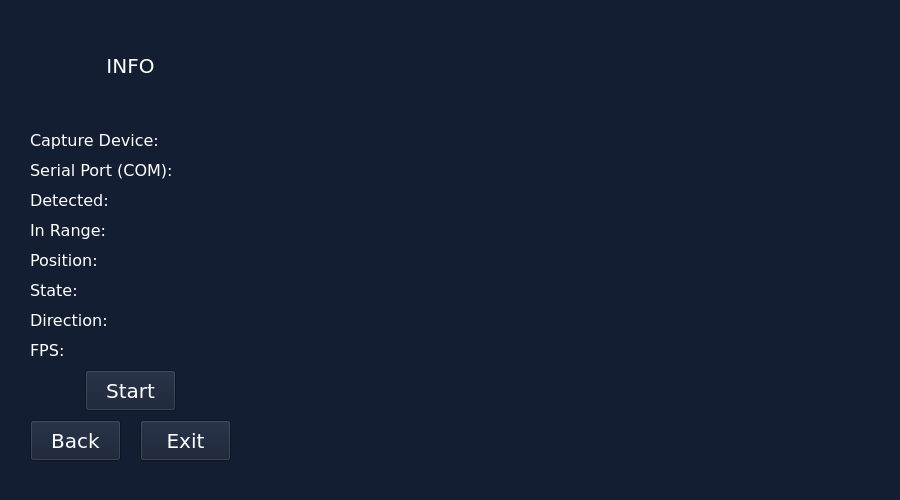
<?xml version="1.0" encoding="UTF-8"?>
<ui version="4.0">
 <class>Form</class>
 <widget class="QWidget" name="Form">
  <property name="geometry">
   <rect>
    <x>0</x>
    <y>0</y>
    <width>900</width>
    <height>500</height>
   </rect>
  </property>
  <property name="minimumSize">
   <size>
    <width>900</width>
    <height>500</height>
   </size>
  </property>
  <property name="maximumSize">
   <size>
    <width>900</width>
    <height>500</height>
   </size>
  </property>
  <property name="windowTitle">
   <string>Form</string>
  </property>
  <property name="styleSheet">
   <string notr="true">background-color: rgb(20, 30, 50);
color: white;</string>
  </property>
  <widget class="QPushButton" name="back_button">
   <property name="geometry">
    <rect>
     <x>30</x>
     <y>420</y>
     <width>91</width>
     <height>41</height>
    </rect>
   </property>
   <property name="font">
    <font>
     <family>Verdana</family>
     <pointsize>15</pointsize>
    </font>
   </property>
   <property name="text">
    <string>Back</string>
   </property>
  </widget>
  <widget class="QPushButton" name="exit_button">
   <property name="geometry">
    <rect>
     <x>140</x>
     <y>420</y>
     <width>91</width>
     <height>41</height>
    </rect>
   </property>
   <property name="font">
    <font>
     <family>Verdana</family>
     <pointsize>15</pointsize>
    </font>
   </property>
   <property name="text">
    <string>Exit</string>
   </property>
  </widget>
  <widget class="QLabel" name="info_label">
   <property name="geometry">
    <rect>
     <x>30</x>
     <y>50</y>
     <width>201</width>
     <height>31</height>
    </rect>
   </property>
   <property name="font">
    <font>
     <family>Verdana</family>
     <pointsize>15</pointsize>
    </font>
   </property>
   <property name="text">
    <string>INFO</string>
   </property>
   <property name="alignment">
    <set>Qt::AlignCenter</set>
   </property>
  </widget>
  <widget class="QLabel" name="capture_device_label">
   <property name="geometry">
    <rect>
     <x>30</x>
     <y>130</y>
     <width>150</width>
     <height>20</height>
    </rect>
   </property>
   <property name="font">
    <font>
     <family>Verdana</family>
     <pointsize>12</pointsize>
    </font>
   </property>
   <property name="text">
    <string>Capture Device:</string>
   </property>
   <property name="alignment">
    <set>Qt::AlignLeading|Qt::AlignLeft|Qt::AlignVCenter</set>
   </property>
  </widget>
  <widget class="QLabel" name="serial_port_label">
   <property name="geometry">
    <rect>
     <x>30</x>
     <y>160</y>
     <width>150</width>
     <height>20</height>
    </rect>
   </property>
   <property name="font">
    <font>
     <family>Verdana</family>
     <pointsize>12</pointsize>
    </font>
   </property>
   <property name="text">
    <string>Serial Port (COM):</string>
   </property>
   <property name="alignment">
    <set>Qt::AlignLeading|Qt::AlignLeft|Qt::AlignVCenter</set>
   </property>
  </widget>
  <widget class="QLabel" name="detected_label">
   <property name="geometry">
    <rect>
     <x>30</x>
     <y>190</y>
     <width>150</width>
     <height>20</height>
    </rect>
   </property>
   <property name="font">
    <font>
     <family>Verdana</family>
     <pointsize>12</pointsize>
    </font>
   </property>
   <property name="text">
    <string>Detected:</string>
   </property>
   <property name="alignment">
    <set>Qt::AlignLeading|Qt::AlignLeft|Qt::AlignVCenter</set>
   </property>
  </widget>
  <widget class="QLabel" name="in_range_label">
   <property name="geometry">
    <rect>
     <x>30</x>
     <y>220</y>
     <width>150</width>
     <height>20</height>
    </rect>
   </property>
   <property name="font">
    <font>
     <family>Verdana</family>
     <pointsize>12</pointsize>
    </font>
   </property>
   <property name="text">
    <string>In Range:</string>
   </property>
   <property name="alignment">
    <set>Qt::AlignLeading|Qt::AlignLeft|Qt::AlignVCenter</set>
   </property>
  </widget>
  <widget class="QLabel" name="position_label">
   <property name="geometry">
    <rect>
     <x>30</x>
     <y>250</y>
     <width>150</width>
     <height>20</height>
    </rect>
   </property>
   <property name="font">
    <font>
     <family>Verdana</family>
     <pointsize>12</pointsize>
    </font>
   </property>
   <property name="text">
    <string>Position:</string>
   </property>
   <property name="alignment">
    <set>Qt::AlignLeading|Qt::AlignLeft|Qt::AlignVCenter</set>
   </property>
  </widget>
  <widget class="QLabel" name="state_label">
   <property name="geometry">
    <rect>
     <x>30</x>
     <y>280</y>
     <width>150</width>
     <height>20</height>
    </rect>
   </property>
   <property name="font">
    <font>
     <family>Verdana</family>
     <pointsize>12</pointsize>
    </font>
   </property>
   <property name="text">
    <string>State:</string>
   </property>
   <property name="alignment">
    <set>Qt::AlignLeading|Qt::AlignLeft|Qt::AlignVCenter</set>
   </property>
  </widget>
  <widget class="QLabel" name="direction_label">
   <property name="geometry">
    <rect>
     <x>30</x>
     <y>310</y>
     <width>150</width>
     <height>20</height>
    </rect>
   </property>
   <property name="font">
    <font>
     <family>Verdana</family>
     <pointsize>12</pointsize>
    </font>
   </property>
   <property name="text">
    <string>Direction:</string>
   </property>
   <property name="alignment">
    <set>Qt::AlignLeading|Qt::AlignLeft|Qt::AlignVCenter</set>
   </property>
  </widget>
  <widget class="QLabel" name="fps_label">
   <property name="geometry">
    <rect>
     <x>30</x>
     <y>340</y>
     <width>150</width>
     <height>20</height>
    </rect>
   </property>
   <property name="font">
    <font>
     <family>Verdana</family>
     <pointsize>12</pointsize>
    </font>
   </property>
   <property name="text">
    <string>FPS:</string>
   </property>
   <property name="alignment">
    <set>Qt::AlignLeading|Qt::AlignLeft|Qt::AlignVCenter</set>
   </property>
  </widget>
  <widget class="QLabel" name="camera_feed_widget">
   <property name="geometry">
    <rect>
     <x>250</x>
     <y>10</y>
     <width>640</width>
     <height>480</height>
    </rect>
   </property>
   <property name="text">
    <string/>
   </property>
   <property name="alignment">
    <set>Qt::AlignCenter</set>
   </property>
  </widget>
  <widget class="QPushButton" name="start_stop_button">
   <property name="geometry">
    <rect>
     <x>85</x>
     <y>370</y>
     <width>91</width>
     <height>41</height>
    </rect>
   </property>
   <property name="font">
    <font>
     <family>Verdana</family>
     <pointsize>15</pointsize>
    </font>
   </property>
   <property name="text">
    <string>Start</string>
   </property>
  </widget>
 </widget>
 <resources/>
 <connections/>
</ui>
